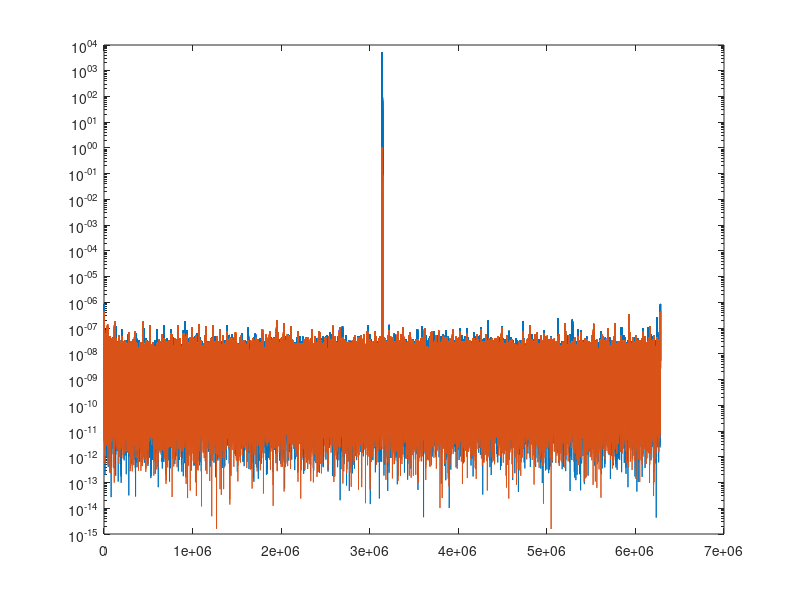

MATLAB code for this plot:
t = 0:0.000001:2*pi;
x = sin(t) + 0*10^-6 *rand(size(t));
n = 10^6;
x_fft = (fftshift(fft(x)));

x_conv = fftshift(fft((ifft(ifftshift(x_fft)).^n)));
semilogy(abs(real(x_conv)))
hold on
semilogy(abs(imag(x_conv)))
